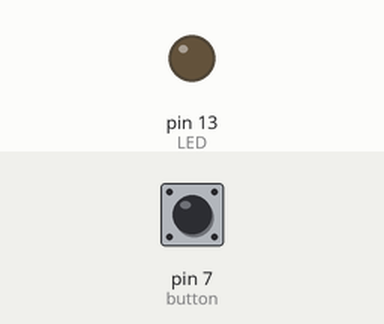
The sketch below on a simulated Arduino Uno, built with avr-gcc and run on an emulated ATmega328P. Shown: output pins drawn as LEDs (lit = HIGH). The inputs (shaded band) are chosen by the test bench; at power-on: pin 7 (button) LOW.

Above: at 1.2 s.
1.3 s: pin 7 (button) pulled HIGH for 0.15 s
At 2.5 s:
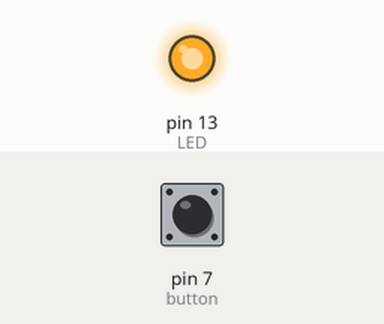
2.9 s: pin 7 (button) pulled HIGH for 1 s
At 3.7 s:
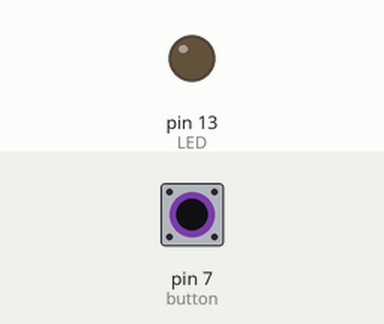
5.4 s: pin 7 (button) pulled HIGH for 3.2 s
At 6.8 s:
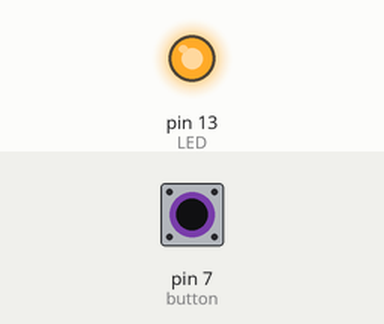
Timing chart, 0 to 8.4 s (numbered marks = the images above; inputs shaded):
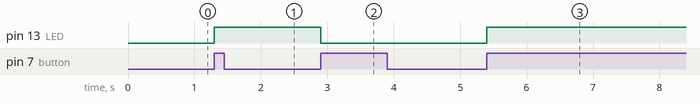

Measured:
- after the input at 1.3 s, pin 13 (LED): LOW → HIGH at once
- after the input at 2.9 s, pin 13 (LED): HIGH → LOW at once
- after the input at 5.4 s, pin 13 (LED): LOW → HIGH at once

The sketch:

ex1.ino
```cpp
// coded by @B4tataFitas

const int LED = 13;
const int button = 7;

bool ledState = false;
bool buttonState = false;
bool previousButtonState = false;

void setup() {
    Serial.begin(9600);
    pinMode(LED, OUTPUT);
    pinMode(button, INPUT);
}

void loop() {

    buttonState = digitalRead(button);

    switch (buttonState) {
    case 1:
        if (previousButtonState == 0) {
            ledState = !ledState;
        }
        break;

    default:
        break;
    }

    previousButtonState = buttonState;
    digitalWrite(LED, ledState);

}
```
